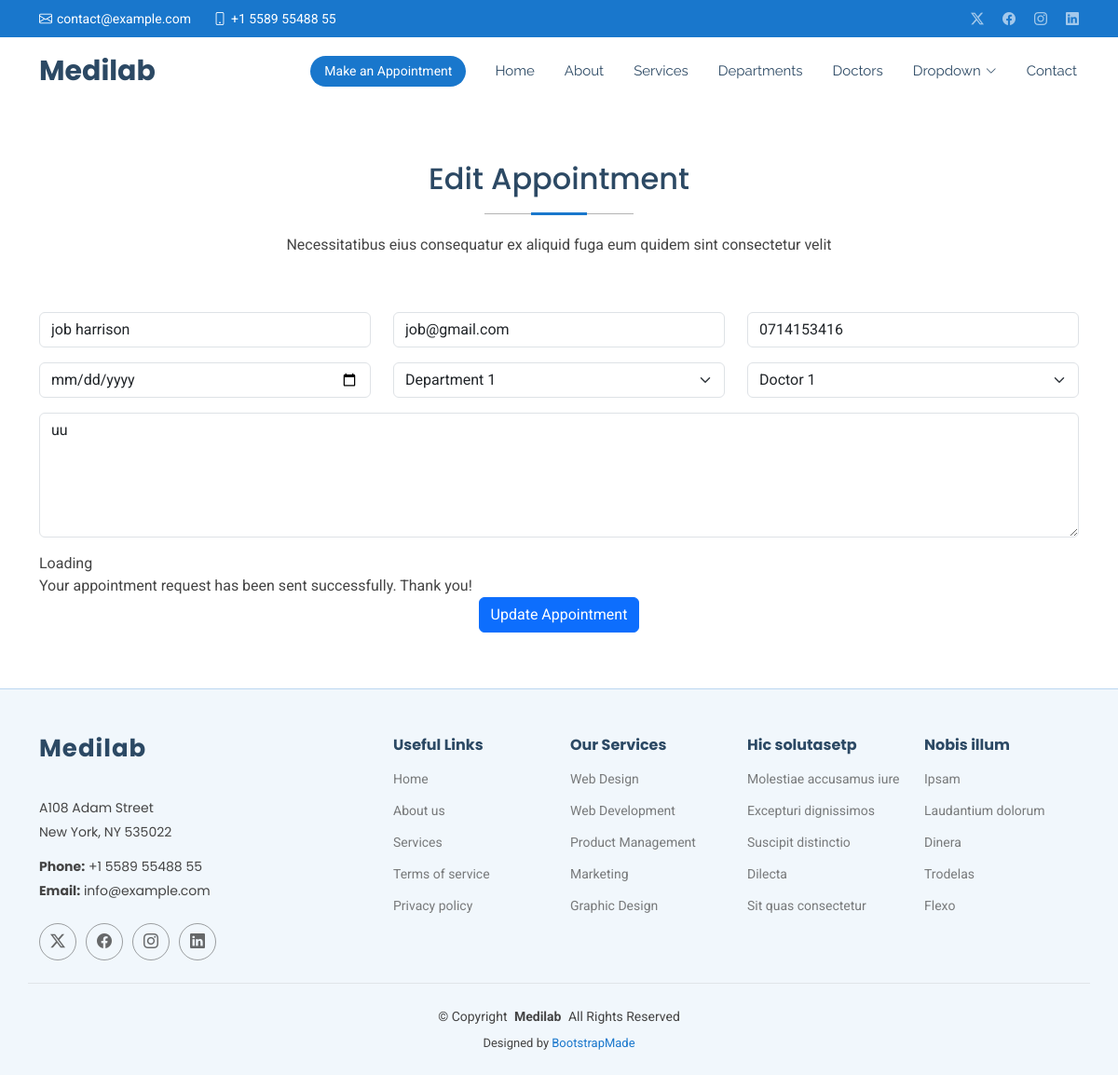
Page /edit/2 on the committed database.
### mediapp/models.py (models this page shows, shortened)
class Appointment(models.Model):
    name = models.CharField(max_length=100)
    email= models.EmailField()
    phone = models.CharField(max_length=100)
    date = models.DateField()
    department = models.CharField(max_length=100)
    doctor = models.CharField(max_length=100)
    message = models.TextField()

### mediapp/views.py (the view)
# urls.py: path('edit/<int:id>', views.edit,name='edit'),
def edit(request,id):
    appointment = get_object_or_404(Appointment,id=id)
    if request.method == 'POST':
        appointment.name = request.POST['name']
        appointment.email = request.POST['email']
        appointment.phone = request.POST['phone']
        appointment.date = request.POST['date']
        appointment.department = request.POST['department']
        appointment.doctor = request.POST['doctor']
        appointment.message = request.POST['message']
        appointment.save()
        return redirect('/show')
    else:return render(request,'edit.html',{'appointment':appointment})

### template/edit.html (shortened to what this page needs)
{% extends 'starter-page.html' %}
{% load static %}
{% block content %}
    <section id="appointment" class="appointment section">
      <div class="container section-title" data-aos="fade-up">
        <h2>Edit Appointment</h2>
        <p>Necessitatibus eius consequatur ex aliquid fuga eum quidem sint consectetur velit</p>
      </div>
      <div class="container" data-aos="fade-up" data-aos-delay="100">
        <form method="post">
          <div class="row">
            <div class="col-md-4 form-group">
              <input type="text" name="name" value ='{{ appointment.name }}' class="form-control" id="name" placeholder="Your Name" required="">
            </div>
            <div class="col-md-4 form-group mt-3 mt-md-0">
              <input type="email" class="form-control" name="email"  value ='{{ appointment.email }}' id="email" placeholder="Your Email" required="">
            </div>
            <div class="col-md-4 form-group mt-3 mt-md-0">
              <input type="tel" class="form-control" name="phone" value ='{{ appointment.phone }}' id="phone" placeholder="Your Phone" required="">
            </div>
          </div>
          <div class="row">
            <div class="col-md-4 form-group mt-3">
              <input type="date" name="date" class="form-control datepicker" value ='{{ appointment.date }}'  id="date" placeholder="Appointment Date" required="">
            </div>
            <div class="col-md-4 form-group mt-3">
              <select name="department" id="department" class="form-select" required="">
                <option value="Department 1" {% if appointment.department == "Department 1" %} selected{% endif %}>Department 1</option>
              </select>
            </div>
            <div class="col-md-4 form-group mt-3">
              <select name="doctor" id="doctor" class="form-select" required="">
                <option value="Doctor 1" {% if appointment.doctor == "Doctor 1" %} selected{% endif %}>Doctor 1</option>
              </select>
            </div>
          </div>
          <div class="form-group mt-3">
            <textarea class="form-control" name="message"  rows="5" placeholder="Message (Optional)">{{ appointment.message }}</textarea>
          </div>
          <div class="mt-3">
            <div class="loading">Loading</div>
            <div class="sent-message">Your appointment request has been sent successfully. Thank you!</div>
            <div class="text-center"><button type="submit" class="btn btn-primary">Update Appointment</button></div>
          </div>
        </form>
      </div>
    </section>
{% endblock %}

### static/assets/css/main.css (style rules this page uses)
:root { --default-font: "Roboto", system-ui, -apple-system, "Segoe UI", Roboto, "Helvetica Neue", Arial, "Noto Sans", "Liberation Sans", sans-serif, "Apple Color Emoji", "Segoe UI Emoji", "Segoe UI Symbol", "Noto Color Emoji"; --heading-font: "Poppins", sans-serif; --nav-font: "Raleway", sans-serif; }
:root { --background-color: #ffffff; --default-color: #444444; --heading-color: #2c4964; --accent-color: #1977cc; --surface-color: #ffffff; --contrast-color: #ffffff; }
:root { --nav-color: #2c4964; --nav-hover-color: #1977cc; --nav-mobile-background-color: #ffffff; --nav-dropdown-background-color: #ffffff; --nav-dropdown-color: #2c4964; --nav-dropdown-hover-color: #1977cc; }
:root { scroll-behavior: smooth; }
body { color: var(--default-color); background-color: var(--background-color); font-family: var(--default-font); }
h1, h2, h3, h4, h5, h6 { color: var(--heading-color); font-family: var(--heading-font); }
section, .section { color: var(--default-color); background-color: var(--background-color); padding: 60px 0; scroll-margin-top: 72px; overflow: clip; }
.section-title { text-align: center; padding-bottom: 60px; position: relative; }
.section-title h2 { font-size: 32px; font-weight: 500; margin-bottom: 20px; padding-bottom: 20px; position: relative; }
.section-title h2:before { content: ""; position: absolute; display: block; width: 160px; height: 1px; background: color-mix(in srgb, var(--default-color), transparent 60%); left: 0; right: 0; bottom: 1px; margin: auto; }
.section-title h2::after { content: ""; position: absolute; display: block; width: 60px; height: 3px; background: var(--accent-color); left: 0; right: 0; bottom: 0; margin: auto; }
.section-title p { margin-bottom: 0; }

### rows in the picture
Appointment: name "job harrison", email "job@gmail.com", phone "0714153416", department "Department 1", doctor "Doctor 1", message "uu"
